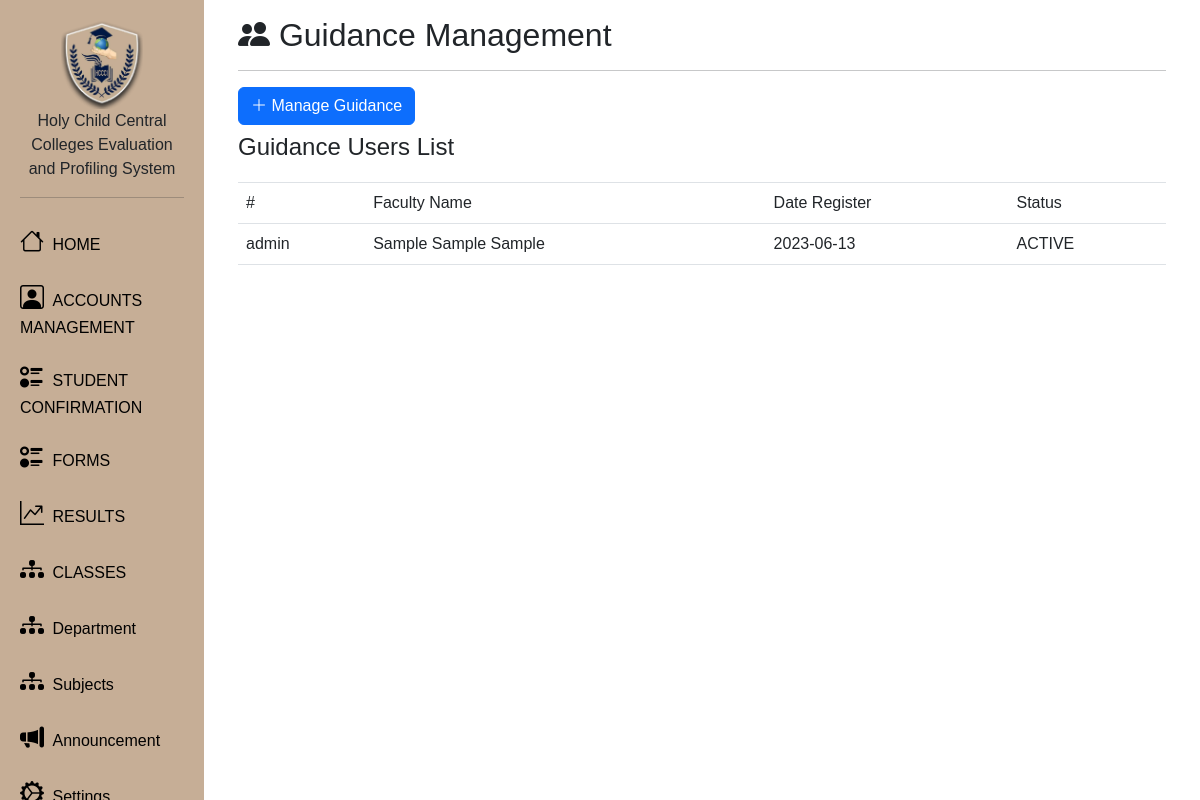
/GuidanceDashboard/guidanceAccountManagement.php (signed in), run on the app's committed database.
### tables this page shows
CREATE TABLE `guidanceformtable` (
  `guidanceID` varchar(50) NOT NULL,
  `guidanceFname` varchar(100) NOT NULL,
  `guidanceMname` varchar(100) NOT NULL,
  `guidanceLname` varchar(100) NOT NULL,
  `guidanceAddress` varchar(100) NOT NULL,
  `guidanceContact` bigint(100) NOT NULL,
  `guidanceDOB` date NOT NULL,
  `guidanceDateEntry` date NOT NULL,
  `guidanceStatus` varchar(100) NOT NULL
);

### GuidanceDashboard/guidanceAccountManagement.php (the view, shortened to what this page needs)
<?php
include('../Guidancesession.php');
$query = "SELECT * FROM guidanceformtable";
$result = mysqli_query($db, $query);
?>
<!DOCTYPE html>
<html lang="en">
<head>
    <link rel="stylesheet" href="css/style.css">
    <link rel="stylesheet" href="https://cdn.jsdelivr.net/npm/bootstrap-icons@1.9.1/font/bootstrap-icons.css">
    <link rel="stylesheet" href="https://maxcdn.bootstrapcdn.com/bootstrap/4.0.0/css/bootstrap.min.css">
    <link rel="stylesheet" href="https://cdnjs.cloudflare.com/ajax/libs/font-awesome/5.13.0/css/all.min.css">
    <link rel="stylesheet" href="https://cdn.jsdelivr.net/npm/bootstrap-icons@1.9.1/font/bootstrap-icons.css">
    <link rel="stylesheet" href="https://cdn.jsdelivr.net/npm/bootstrap-icons@1.10.5/font/bootstrap-icons.css">
    <link href="https://cdn.jsdelivr.net/npm/bootstrap@5.3.0/dist/css/bootstrap.min.css" rel="stylesheet"
>
    <link rel="stylesheet" href="https://cdn.datatables.net/1.13.1/css/jquery.dataTables.min.css">
</head>
<body>
    <?php include 'components/navigation.php'; ?>
    <div class="main">
        <div class="container-fluid">
            <div class="row flex-nowrap">
                <div class="col py-3">
                    <div class="container-fluid">
                        <h2><i class="bi bi-people-fill"></i> Guidance Management</h2>
                        <hr>
                        <button type="button" class="btn btn-primary" data-bs-toggle="modal"
                            data-bs-target="#myModal"><i class="bi bi-plus-lg"></i> Manage Guidance</button>
                        <h4 class="mt-2">Guidance Users List</h4>
                        <div class="table-responsive" style="margin-top:20px;">
                            <table id="employee_data" class="table table-fluid" width="100%">
                                <thead>
                                    <tr>
                                        <td>#</td>
                                        <td>Faculty Name</td>
                                        <td>Date Register</td>
                                        <td>Status</td>
                                    </tr>
                                </thead>
                                <?php
                                while ($row = mysqli_fetch_array($result)) {
                                    echo "<tr>";
                                    echo "<td class='align-middle'>";
                                    echo $row["guidanceID"];
                                    echo "</td>";
                                    echo "<td class='align-middle'>";
                                    echo $row["guidanceFname"] . " " . $row["guidanceMname"] . " " . $row["guidanceLname"];
                                    echo "</td>";
                                    echo "<td class='align-middle'>";
                                    echo $row["guidanceDateEntry"];
                                    echo "</td>";
                                    echo "<td class='align-middle'>";
                                    echo $row["guidanceStatus"];
                                    echo "</td>";
                                    echo "</tr>";
                                }
                                ?>
                            </table>
                        </div>
                    </div>
                </div>
            </div>
        </div>
    </div>
</body>
</html>

### GuidanceDashboard/css/style.css (style rules this page uses)
* { font-family: 'Ubuntu', sans-serif; }

### GuidanceDashboard/components/navigation.php (style rules this page uses)
.main { margin-left: 17%; padding: 0px 10px; }

### data on the page
guidanceformtable: guidanceID "admin", guidanceFname "Sample", guidanceMname "Sample", guidanceLname "Sample", guidanceDateEntry "2023-06-13", guidanceStatus "ACTIVE"
